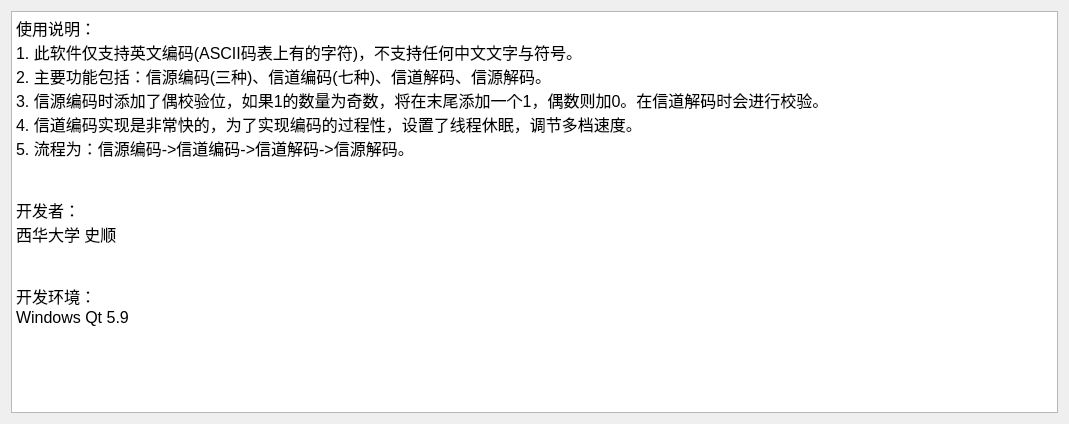
<?xml version="1.0" encoding="UTF-8"?>
<ui version="4.0">
 <class>DlgHelp</class>
 <widget class="QDialog" name="DlgHelp">
  <property name="geometry">
   <rect>
    <x>0</x>
    <y>0</y>
    <width>1069</width>
    <height>424</height>
   </rect>
  </property>
  <property name="windowTitle">
   <string>Help</string>
  </property>
  <property name="windowIcon">
   <iconset resource="resource.qrc">
    <normaloff>:/new/prefix1/src/工具.png</normaloff>:/new/prefix1/src/工具.png</iconset>
  </property>
  <layout class="QGridLayout" name="gridLayout">
   <item row="0" column="0">
    <widget class="QTextBrowser" name="textDlg">
     <property name="styleSheet">
      <string notr="true"/>
     </property>
     <property name="html">
      <string>&lt;!DOCTYPE HTML PUBLIC &quot;-//W3C//DTD HTML 4.0//EN&quot; &quot;http://www.w3.org/TR/REC-html40/strict.dtd&quot;&gt;
&lt;html&gt;&lt;head&gt;&lt;meta name=&quot;qrichtext&quot; content=&quot;1&quot; /&gt;&lt;style type=&quot;text/css&quot;&gt;
p, li { white-space: pre-wrap; }
&lt;/style&gt;&lt;/head&gt;&lt;body style=&quot; font-family:'SimSun'; font-size:9pt; font-weight:400; font-style:normal;&quot;&gt;
&lt;p style=&quot; margin-top:0px; margin-bottom:0px; margin-left:0px; margin-right:0px; -qt-block-indent:0; text-indent:0px;&quot;&gt;&lt;span style=&quot; font-family:'SimSun'; font-size:12pt;&quot;&gt;使用说明：&lt;/span&gt;&lt;/p&gt;
&lt;p style=&quot; margin-top:0px; margin-bottom:0px; margin-left:0px; margin-right:0px; -qt-block-indent:0; text-indent:0px;&quot;&gt;&lt;span style=&quot; font-family:'SimSun'; font-size:12pt;&quot;&gt;1. 此软件仅支持英文编码(ASCII码表上有的字符)，不支持任何中文文字与符号。&lt;/span&gt;&lt;/p&gt;
&lt;p style=&quot; margin-top:0px; margin-bottom:0px; margin-left:0px; margin-right:0px; -qt-block-indent:0; text-indent:0px;&quot;&gt;&lt;span style=&quot; font-family:'SimSun'; font-size:12pt;&quot;&gt;2. 主要功能包括：信源编码(三种)、信道编码(七种)、信道解码、信源解码。&lt;/span&gt;&lt;/p&gt;
&lt;p style=&quot; margin-top:0px; margin-bottom:0px; margin-left:0px; margin-right:0px; -qt-block-indent:0; text-indent:0px;&quot;&gt;&lt;span style=&quot; font-family:'SimSun'; font-size:12pt;&quot;&gt;3. 信源编码时添加了偶校验位，如果1的数量为奇数，将在末尾添加一个1，偶数则加0。在信道解码时会进行校验。&lt;/span&gt;&lt;/p&gt;
&lt;p style=&quot; margin-top:0px; margin-bottom:0px; margin-left:0px; margin-right:0px; -qt-block-indent:0; text-indent:0px;&quot;&gt;&lt;span style=&quot; font-family:'SimSun'; font-size:12pt;&quot;&gt;4. 信道编码实现是非常快的，为了实现编码的过程性，设置了线程休眠，调节多档速度。&lt;/span&gt;&lt;/p&gt;
&lt;p style=&quot; margin-top:0px; margin-bottom:0px; margin-left:0px; margin-right:0px; -qt-block-indent:0; text-indent:0px;&quot;&gt;&lt;span style=&quot; font-family:'SimSun'; font-size:12pt;&quot;&gt;5. 流程为：信源编码-&amp;gt;信道编码-&amp;gt;信道解码-&amp;gt;信源解码。&lt;/span&gt;&lt;/p&gt;
&lt;p style=&quot;-qt-paragraph-type:empty; margin-top:0px; margin-bottom:0px; margin-left:0px; margin-right:0px; -qt-block-indent:0; text-indent:0px; font-family:'SimSun'; font-size:12pt;&quot;&gt;&lt;br /&gt;&lt;/p&gt;
&lt;p style=&quot;-qt-paragraph-type:empty; margin-top:0px; margin-bottom:0px; margin-left:0px; margin-right:0px; -qt-block-indent:0; text-indent:0px; font-family:'SimSun'; font-size:12pt;&quot;&gt;&lt;br /&gt;&lt;/p&gt;
&lt;p style=&quot; margin-top:0px; margin-bottom:0px; margin-left:0px; margin-right:0px; -qt-block-indent:0; text-indent:0px;&quot;&gt;&lt;span style=&quot; font-family:'SimSun'; font-size:12pt;&quot;&gt;开发者：&lt;/span&gt;&lt;/p&gt;
&lt;p style=&quot; margin-top:0px; margin-bottom:0px; margin-left:0px; margin-right:0px; -qt-block-indent:0; text-indent:0px;&quot;&gt;&lt;span style=&quot; font-family:'SimSun'; font-size:12pt;&quot;&gt;西华大学 史顺&lt;/span&gt;&lt;/p&gt;
&lt;p style=&quot;-qt-paragraph-type:empty; margin-top:0px; margin-bottom:0px; margin-left:0px; margin-right:0px; -qt-block-indent:0; text-indent:0px; font-family:'SimSun'; font-size:12pt;&quot;&gt;&lt;br /&gt;&lt;/p&gt;
&lt;p style=&quot;-qt-paragraph-type:empty; margin-top:0px; margin-bottom:0px; margin-left:0px; margin-right:0px; -qt-block-indent:0; text-indent:0px; font-family:'SimSun'; font-size:12pt;&quot;&gt;&lt;br /&gt;&lt;/p&gt;
&lt;p style=&quot; margin-top:0px; margin-bottom:0px; margin-left:0px; margin-right:0px; -qt-block-indent:0; text-indent:0px;&quot;&gt;&lt;span style=&quot; font-family:'SimSun'; font-size:12pt;&quot;&gt;开发环境：&lt;/span&gt;&lt;/p&gt;
&lt;p style=&quot; margin-top:0px; margin-bottom:0px; margin-left:0px; margin-right:0px; -qt-block-indent:0; text-indent:0px;&quot;&gt;&lt;span style=&quot; font-family:'SimSun'; font-size:12pt;&quot;&gt;Windows Qt 5.9 &lt;/span&gt;&lt;/p&gt;&lt;/body&gt;&lt;/html&gt;</string>
     </property>
    </widget>
   </item>
  </layout>
 </widget>
 <resources>
  <include location="resource.qrc"/>
 </resources>
 <connections/>
</ui>
